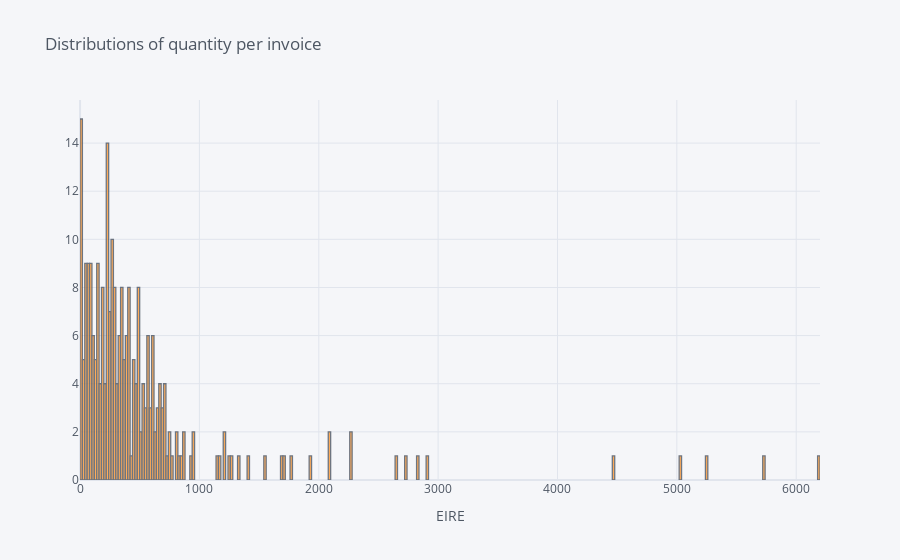
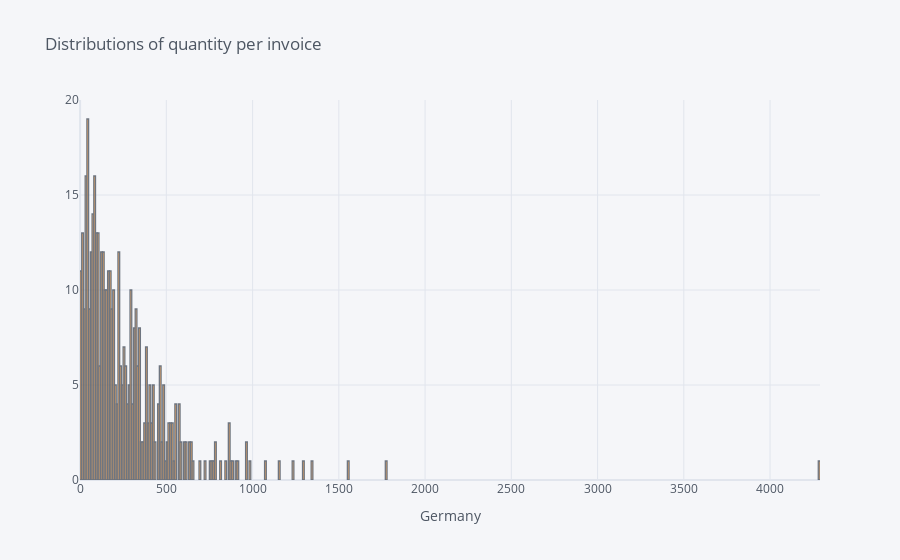
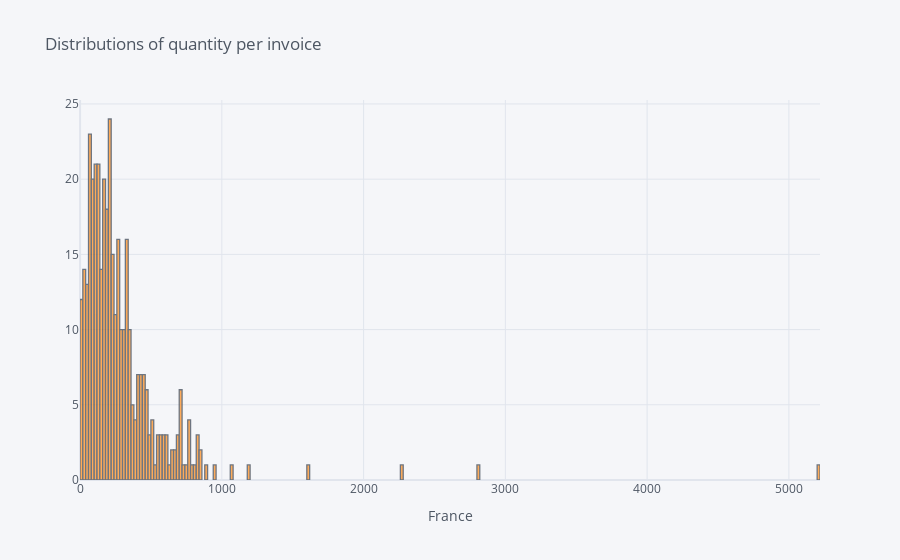
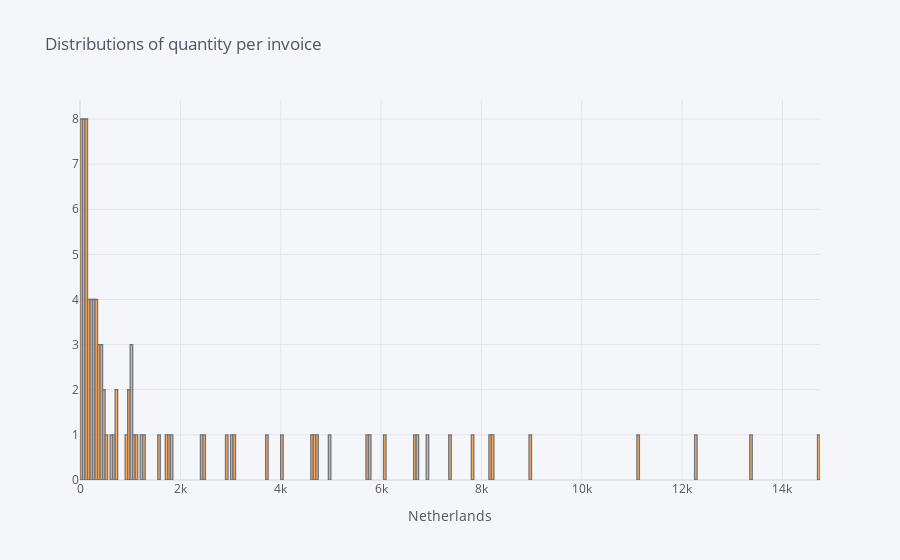

The code cell stored with these charts, in order, in its notebook:
### Code cell
for country in lista:
    data4 = df[df.Country == country]
    data4.groupby("InvoiceNo").agg({"Quantity":"sum"}).iplot(kind='hist', bins = 500, xTitle=country, title='Distributions of quantity per invoice');

### Figure 1 — Plotly figure (JSON) as saved in the notebook; plotly's stock layout.template omitted (floating-point values rounded to 4 significant figures; data arrays with more than 128 entries replaced by an {"elided": "..."} marker saying what was removed)
{"data": [{"histfunc": "count", "histnorm": "", "marker": {"color": "rgba(255, 153, 51, 1.0)", "line": {"color": "#4D5663", "width": 1.3}}, "name": "Quantity", "nbinsx": 500, "opacity": 0.8, "orientation": "v", "type": "histogram", "x": {"elided": "256 int values"}}], "layout": {"barmode": "overlay", "legend": {"bgcolor": "#F5F6F9", "font": {"color": "#4D5663"}}, "paper_bgcolor": "#F5F6F9", "plot_bgcolor": "#F5F6F9", "title": {"font": {"color": "#4D5663"}, "text": "Distributions of quantity per invoice"}, "xaxis": {"gridcolor": "#E1E5ED", "showgrid": true, "tickfont": {"color": "#4D5663"}, "title": {"font": {"color": "#4D5663"}, "text": "EIRE"}, "zerolinecolor": "#E1E5ED"}, "yaxis": {"gridcolor": "#E1E5ED", "showgrid": true, "tickfont": {"color": "#4D5663"}, "title": {"font": {"color": "#4D5663"}, "text": ""}, "zerolinecolor": "#E1E5ED"}}}

### Figure 2 — Plotly figure (JSON) as saved in the notebook; plotly's stock layout.template omitted (floating-point values rounded to 4 significant figures; data arrays with more than 128 entries replaced by an {"elided": "..."} marker saying what was removed)
{"data": [{"histfunc": "count", "histnorm": "", "marker": {"color": "rgba(255, 153, 51, 1.0)", "line": {"color": "#4D5663", "width": 1.3}}, "name": "Quantity", "nbinsx": 500, "opacity": 0.8, "orientation": "v", "type": "histogram", "x": {"elided": "443 int values"}}], "layout": {"barmode": "overlay", "legend": {"bgcolor": "#F5F6F9", "font": {"color": "#4D5663"}}, "paper_bgcolor": "#F5F6F9", "plot_bgcolor": "#F5F6F9", "title": {"font": {"color": "#4D5663"}, "text": "Distributions of quantity per invoice"}, "xaxis": {"gridcolor": "#E1E5ED", "showgrid": true, "tickfont": {"color": "#4D5663"}, "title": {"font": {"color": "#4D5663"}, "text": "Germany"}, "zerolinecolor": "#E1E5ED"}, "yaxis": {"gridcolor": "#E1E5ED", "showgrid": true, "tickfont": {"color": "#4D5663"}, "title": {"font": {"color": "#4D5663"}, "text": ""}, "zerolinecolor": "#E1E5ED"}}}

### Figure 3 — Plotly figure (JSON) as saved in the notebook; plotly's stock layout.template omitted (floating-point values rounded to 4 significant figures; data arrays with more than 128 entries replaced by an {"elided": "..."} marker saying what was removed)
{"data": [{"histfunc": "count", "histnorm": "", "marker": {"color": "rgba(255, 153, 51, 1.0)", "line": {"color": "#4D5663", "width": 1.3}}, "name": "Quantity", "nbinsx": 500, "opacity": 0.8, "orientation": "v", "type": "histogram", "x": {"elided": "379 int values"}}], "layout": {"barmode": "overlay", "legend": {"bgcolor": "#F5F6F9", "font": {"color": "#4D5663"}}, "paper_bgcolor": "#F5F6F9", "plot_bgcolor": "#F5F6F9", "title": {"font": {"color": "#4D5663"}, "text": "Distributions of quantity per invoice"}, "xaxis": {"gridcolor": "#E1E5ED", "showgrid": true, "tickfont": {"color": "#4D5663"}, "title": {"font": {"color": "#4D5663"}, "text": "France"}, "zerolinecolor": "#E1E5ED"}, "yaxis": {"gridcolor": "#E1E5ED", "showgrid": true, "tickfont": {"color": "#4D5663"}, "title": {"font": {"color": "#4D5663"}, "text": ""}, "zerolinecolor": "#E1E5ED"}}}

### Figure 4 — Plotly figure (JSON) as saved in the notebook; plotly's stock layout.template omitted (floating-point values rounded to 4 significant figures)
{"data": [{"histfunc": "count", "histnorm": "", "marker": {"color": "rgba(255, 153, 51, 1.0)", "line": {"color": "#4D5663", "width": 1.3}}, "name": "Quantity", "nbinsx": 500, "opacity": 0.8, "orientation": "v", "type": "histogram", "x": [96, 45, 6668, 8210, 6072, 288, 5730, 116, 111, 1116, 8174, 4034, 2940, 275, 151, 169, 722, 103, 1070, 11116, 1208, 636, 700, 426, 200, 72, 924, 12266, 72, 408, 126, 960, 4664, 64, 164, 1038, 1836, 328, 312, 84, 4718, 61, 350, 8998, 424, 1588, 9, 7807, 375, 14730, 992, 288, 4628, 480, 1012, 1, 144, 4951, 6932, 3717, 545, 3, 332, 15, 211, 269, 13392, 3020, 1728, 1780, 660, 29, 3069, 2400, 300, 2454, 216, 62, 6712, 1040, 32, 146, 32, 152, 372, 136, 5760, 200, 1284, 50, 7366, 452, 140]}], "layout": {"barmode": "overlay", "legend": {"bgcolor": "#F5F6F9", "font": {"color": "#4D5663"}}, "paper_bgcolor": "#F5F6F9", "plot_bgcolor": "#F5F6F9", "title": {"font": {"color": "#4D5663"}, "text": "Distributions of quantity per invoice"}, "xaxis": {"gridcolor": "#E1E5ED", "showgrid": true, "tickfont": {"color": "#4D5663"}, "title": {"font": {"color": "#4D5663"}, "text": "Netherlands"}, "zerolinecolor": "#E1E5ED"}, "yaxis": {"gridcolor": "#E1E5ED", "showgrid": true, "tickfont": {"color": "#4D5663"}, "title": {"font": {"color": "#4D5663"}, "text": ""}, "zerolinecolor": "#E1E5ED"}}}
